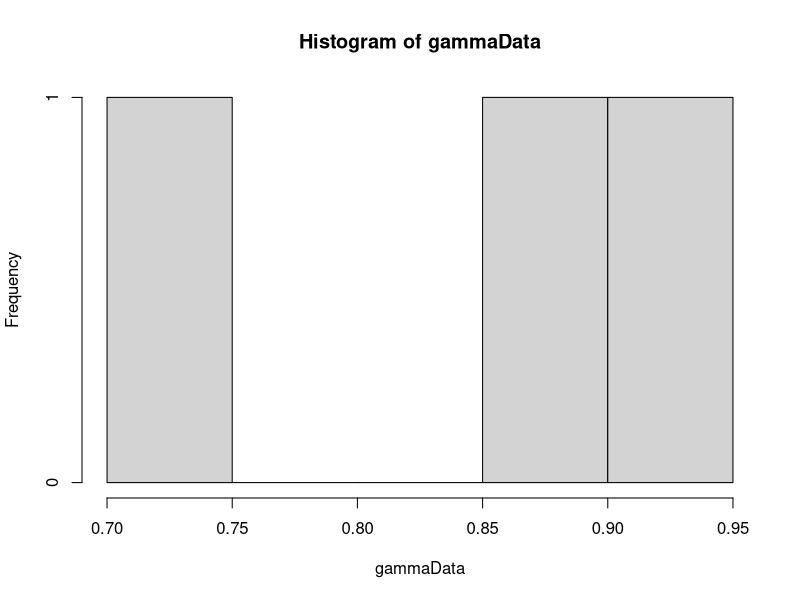
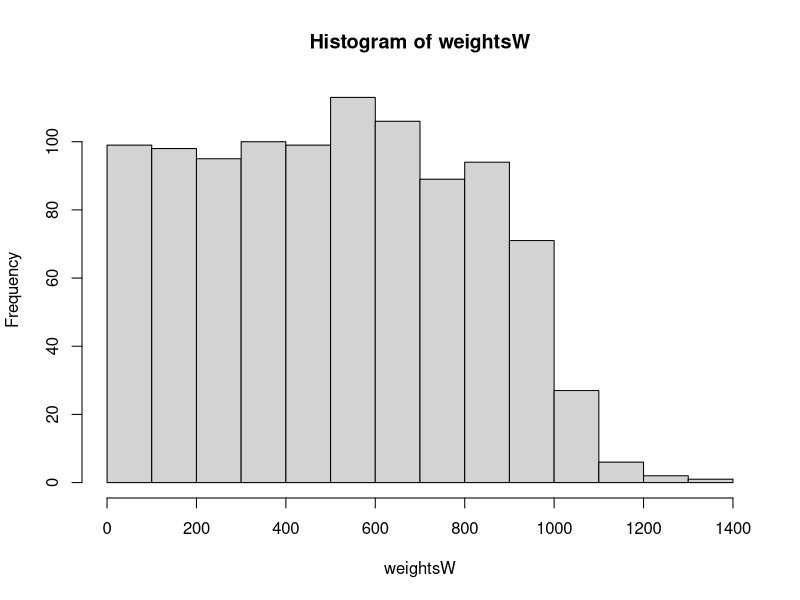

Reproduce these figures in R, in order.
library(MCMCpack)

#weightedUniform <- function(n, numIterations) {
#  # Generate sample of from a weighted uniform distribution
#  # 
#  # Args:
#  #   n: number of points in sample
#  #   
#  # Returns:
#  #   A vector sample
#  uCurr = runif(n)
#  alphaCurr = findAlpha(s2, uCurr)
#  uConv = rep(0, numIterations)
#  uTrace = rep(0, numIterations)
#  for(i in 1:numIterations) {
#    uProp = runif(n)
#    alphaProp = findAlpha(s2, uProp)
#    if(alphaProp != -1) {
#      proportionalProp = proportionalDensity(uProp, alphaProp)
#      proportionalCurr = proportionalDensity(uCurr, alphaCurr)
#      alphaVal = min(1, proportionalProp/proportionalCurr)
#      u = runif(1)
#      print(i)
#      if (u <= alphaVal) {
#        uCurr = uProp
#        alphaCurr = alphaProp
#      }  
#    }
#    uConv[i] = var(uCurr)
#    uTrace[i] = uCurr[1]
#  }
#  plot(uConv, type="l")
#  plot(uTrace, type="l")
#  return(uCurr)
#}
#
#proportionalDensity <- function(u, alpha) {
#  # Calculate proportional density for indepence sampling
#  # 
#  # Args:
#  #   u: A vector from an uniform distribution.
#  #   alpha: A scalar value
#  #   
#  # Returns:
#  #   A scalar value
#  
#  gammaInv = rep(0, length(u))
#  diffGammaInv = rep(0, length(u))
#  for(i in 1:length(u)) {
#    gammaInv[i] = invGammaCumulative(u[i], alpha)
#    diffGammaInv[i] = diffAlphaInvGammaCumulative(u[i], alpha)
#  }
#  return(calcWeight(gammaInv, diffGammaInv))
#}
#
#calcWeight <- function(gammaInv, diffGammaInv) {
#  # Calculate weigth for a gamma distribution
#  #
#  # Args:
#  #   gammaInv: A list of values from the inverse cumulative gamma.
#  #   diffGammaInv: A list of values from the derivative of the inverse cumulative gamma.
#  #   
#  # Returns:
#  #   A scalar value
#  weight = (1/length(gammaInv))*(sum(diffGammaInv/gammaInv)) - sum(diffGammaInv)/sum(gammaInv)
#  return(weight)
#}

calcWeight <- function(u, alpha) {
  # Calculates weight for given u and alpha.
  # 
  # Args:
  #   u: A vector.
  #   alpha: A scalar.
  #   
  # Returns:
  #   The weight value. A scalar.
  gammaInv = rep(0, length(u))
  diffGammaInv = rep(0, length(u))
  for(i in 1:length(u)) {
    gammaInv[i] = invGammaCumulative(u[i], alpha)
    diffGammaInv[i] = diffAlphaInvGammaCumulative(u[i], alpha)
  }
  weight = 1/((1/length(gammaInv))*(sum(diffGammaInv/gammaInv)) - sum(diffGammaInv)/sum(gammaInv))
  return(weight)
}

calcPhi <- function(u, alpha) {
  phiPoint = rep(0, length(u))
  for(i in 1:length(u)) {
    xValue = invGammaCumulative(u[i], alpha)
    phiPoint[i] = xValue > probValue
  }
  return(sum(phiPoint)/length(u))
}

invGammaCumulative <- function(u, alpha) {
  # Finds the inverse of the cumulative gamma.
  # 
  # Args:
  #   u: Scalar value.
  #   alpha: Scalar value.
  #   
  # Returns:
  #   A scalar. The inverse value given u and alpha.
  x = 0
  stepSize = 0.1
  tolerance = 0.00001
  direction = 1
  integralValue = 0
  
  while(abs(integralValue - u) > tolerance){
    x = x + direction*stepSize
    if(x<0) {
      x = 0
      direction = 1
    }
    
    if(method == "integrate") {
      integral = integrate(gammaDensity, 0, x)
      integralValue = integral$value  
    } else if(method == "pgamma") {
      integral = pgamma(x, shape=alpha, scale=1)
      integralValue = integral
    }
    
    
    # Going left and pass the point
    if ((u > integralValue) && (direction == -1)) {
      stepSize = stepSize/2
      direction = 1
    }
    
    # Going right and pass the point
    if ((u < integralValue) && (direction == 1)) {
      stepSize = stepSize/2
      direction = -1
    }
  }
  return(x)
}

diffAlphaInvGammaCumulative <- function(u, alpha) {
  # Derivative of gamma distribution with respect to alpha.
  # 
  # Args:
  #   u: Scalar between 0 and 1.
  #   alpha: Scalar larger than 0.
  #   
  # Returns:
  #   Scalar value. Derivative at point alpha.
  firstPoint = invGammaCumulative(u,alpha)
  secondPoint = invGammaCumulative(u, alpha + alphaHStep)
  return((secondPoint - firstPoint)/alphaHStep)
}

calcDerivateFunction <- function(u, alphaValue) {
  # Analytically find the derivative of cumulative inverse.
  # 
  # Args:
  #   u: Scalar value between 0 and 1.
  #   alphaValue: Scalar value.
  #   
  # Returns:
  #   A scalar value.
  largeFInv = invGammaCumulative(u, alphaValue)
  integralPart = integrate(integralFunction, 0, largeFInv)
  return((digamma(alphaValue)*u - integralPart$value)*gamma(alphaValue)/((largeFInv^(alphaValue - 1))*exp(-largeFInv)))
}

integralFunction <- function(y) {
  # Function to be integrated.
  return(log(y)*(y^(alphaValue - 1))*exp(-y)/gamma(alphaValue))
}

optimfindAlpha <- function() {
  if((calcValueTau2(u, alphaUpperBound) < s2) || (calcValueTau2(u, alphaLowerBound) > s2)) {
    return(-1)
  }
  return(optim(c(0.1), optimFunction, lower=alphaLowerBound, upper=alphaUpperBound, method="Brent")$par)
}

optimFunction <- function(alpha) {
  return(abs(s2-calcValueTau2(u, alpha)))
}

findAlpha <- function(s2, u) {
  # Function to calculate alpha value
  # 
  # Args:
  #   s2: Scalar value of sufficient statistic
  #   u: A vector
  #   
  # Returns:
  #   A scalar value of alpha.
  
  alphaValue = 0.1
  stepSize = 1
  direction = 1
  tolerance = 0.0001
  tau2Value = 0
  prevTau2Value = 0
  it = 0
  while(abs(s2 - tau2Value) > tolerance) {
    it = it + 1
    alphaValue = alphaValue + direction*stepSize
    if(alphaValue<=0) {
      alphaValue = 0.1
      direction = 1
    }
    prevTau2Value = tau2Value
    tau2Value = calcValueTau2(u, alphaValue)
    #print(abs(s2 - tau2Value))
    #print(direction)
    if ((s2 > tau2Value) && (direction == -1)) {
      stepSize = stepSize/2
      direction = 1
    }
    
    if ((s2 < tau2Value) && (direction == 1)) {
      stepSize = stepSize/2
      direction = -1
    }
    
    if(isAlphaOutsideValidInterval(alphaValue, direction)) {
      return(-1)
    }  
    print(stepSize)
    if(it==100) {
      return(-1)
    }
    
  }
  
  return(alphaValue)
}

isAlphaOutsideValidInterval <- function(alphaValue, direction) {
  # Function to check if the alphaValue is outside allowed interval.
  # 
  # Args:
  #   alphaValue: A scalar value
  #   direction: A scalar value. Either 1 or -1.
  #   
  # Returns:
  #   Boolean value.
  return((alphaValue < alphaLowerBound && direction == -1) || (alphaValue > alphaUpperBound && direction == 1))
}

findBeta <- function(s1, u, alphaValue) {
  # Calculates beta
  # 
  # Args:
  #   s1: Scalar value.
  #   u: Vector of values between 0 and 1.
  #   alphaValue: Scalar value.
  #   
  # Returns:
  #   A scalar value.
  largeFInv = rep(0, length(u))
  for(i in 1:length(u)) {
    largeFInv[i] = invGammaCumulative(u[i], alphaValue)
  }
  return(s1*length(u)/(sum(largeFInv)))
}

calcValueTau2 <- function(u, alphaValue) {
  largeFInv = rep(0, length(u))
  for(i in 1:length(u)) {
    largeFInv[i] = invGammaCumulative(u[i], alphaValue)
  }
  return(length(u)*((prod(largeFInv))^(1/length(u)))/sum(largeFInv))
}

calcValueTau2Method2 <- function(x) {
  return(length(x)*((prod(x))^(1/length(x)))/sum(x))
}

alpha = 2
beta = 1
hStep = 0.01
alphaHStep = 0.01
method = "pgamma"
NUM_SAMPLES = 1000
NUM_POINTS = 3
alphaUpperBound = 5
alphaLowerBound = 0.1

# Generate data
gammaData = rgamma(NUM_POINTS, shape=alpha, scale = beta)
hist(gammaData)
# Calculation of statistics
s1 = sum(gammaData)/NUM_POINTS
s2 = NUM_POINTS*((prod(gammaData))^(1/NUM_POINTS))/sum(gammaData)

# Generation of samples
phi = rep(0, NUM_SAMPLES)
# Phi is the prob that X>probValue
probValue = 0.8
weightsW = rep(0, NUM_SAMPLES)
sampleIndex = 1
iterationNumber = 0
while(sampleIndex <= NUM_SAMPLES) {
  u = runif(NUM_POINTS)
  estAlpha = optimfindAlpha()
  if(estAlpha != -1) {
    weightsW[sampleIndex] = calcWeight(u, estAlpha)
    phi[sampleIndex] = calcPhi(u, alpha)
    sampleIndex = sampleIndex + 1
    #print(sampleIndex)
  }
  print(iterationNumber)
  iterationNumber = iterationNumber + 1
}
hist(weightsW)
